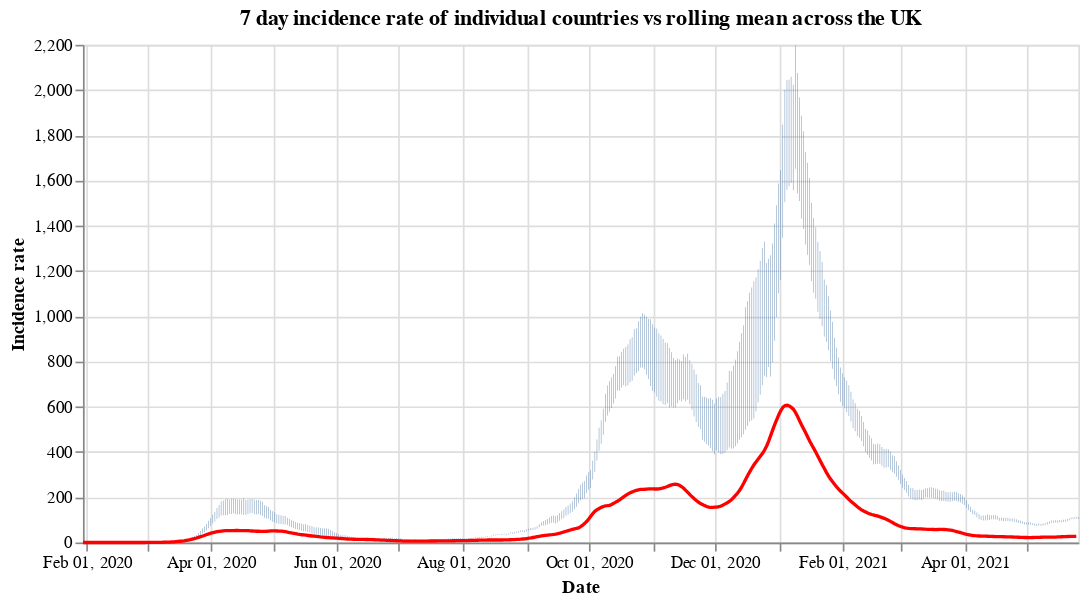

The notebook cell saved with this chart:
### Code cell
#collapse
countries = uk_cases['areaName'].unique()
countries.sort()

selection = alt.selection_single(
    name='Select',
    fields=['areaName'],
    init={'areaName': 'Wales'},
    bind={'areaName': alt.binding_select(options=countries)}
)

# scatter plot, modify opacity based on selection
bars = alt.Chart(uk_cases).mark_bar().add_selection(
    selection
).encode(
    x=alt.X("yearmonthdate(date):T", axis=alt.Axis(title='Date')),
    y=alt.Y("weeklyCasesRate:Q", axis=alt.Axis(title='Incidence rate')),
    tooltip='weeklyCasesRate:Q',
    opacity=alt.condition(selection, alt.value(1), alt.value(0))
).properties(title=f'7 day incidence rate of individual countries vs rolling mean across the UK', width=600)

line = alt.Chart(overview_cases).mark_line(
    color='red',
    size=2,
).transform_window(
    rolling_mean='mean(weeklyCasesRate)',
    frame=[0, 7]
).encode(
    x='yearmonthdate(date):T',
    y='rolling_mean:Q'
)

alt.layer(bars, line)

### Figure 1 — Vega-Lite specification as saved in the notebook (floating-point values rounded to 4 significant figures; data arrays with more than 128 entries replaced by an {"elided": "..."} marker saying what was removed)
{"config": {"view": {"continuousWidth": 400, "continuousHeight": 300}}, "layer": [{"data": {"name": "data-6d2f321eb796a0d426b037e4c01d66ce"}, "mark": "bar", "encoding": {"opacity": {"condition": {"value": 1, "selection": "Select"}, "value": 0}, "tooltip": {"type": "quantitative", "field": "weeklyCasesRate"}, "x": {"type": "temporal", "axis": {"title": "Date"}, "field": "date", "timeUnit": "yearmonthdate"}, "y": {"type": "quantitative", "axis": {"title": "Incidence rate"}, "field": "weeklyCasesRate"}}, "selection": {"Select": {"type": "single", "fields": ["areaName"], "init": {"areaName": "Wales"}, "bind": {"areaName": {"input": "select", "options": ["England", "Northern Ireland", "Scotland", "Wales"]}}}}, "title": "7 day incidence rate of individual countries vs rolling mean across the UK", "width": 600}, {"data": {"name": "data-d22882087b34f36aa92f0ddf37db1ac5"}, "mark": {"type": "line", "color": "red", "size": 2}, "encoding": {"x": {"type": "temporal", "field": "date", "timeUnit": "yearmonthdate"}, "y": {"type": "quantitative", "field": "rolling_mean"}}, "transform": [{"window": [{"op": "mean", "field": "weeklyCasesRate", "as": "rolling_mean"}], "frame": [0, 7]}]}], "$schema": "https://vega.github.io/schema/vega-lite/v4.8.1.json", "datasets": {"data-6d2f321eb796a0d426b037e4c01d66ce": {"elided": "1836 records"}, "data-d22882087b34f36aa92f0ddf37db1ac5": {"elided": "482 records"}}}
